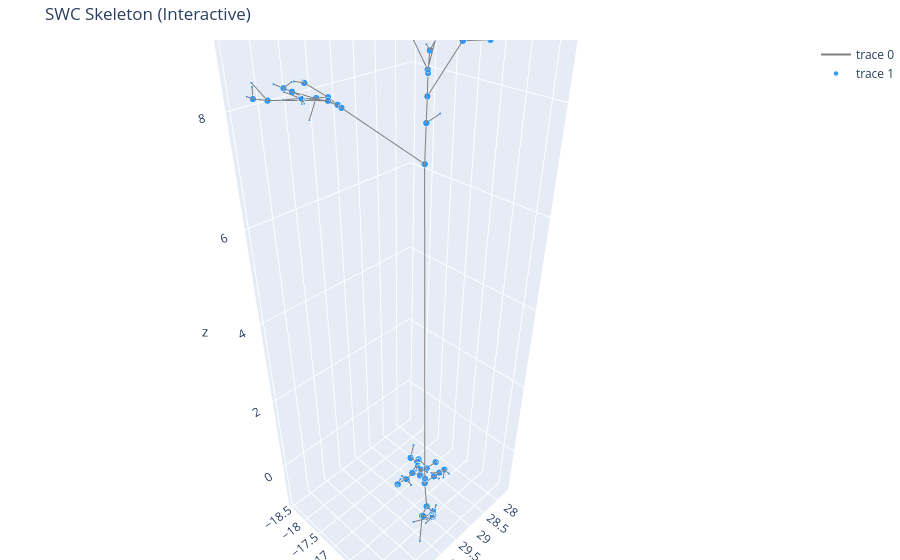

Notebook code for this chart:
### Code cell
import plotly.graph_objects as go

# Build coordinate and color arrays
xs=[]; ys=[]; zs=[]; colors=[]; sizes=[]
for n, data in G_simplified.nodes(data=True):
    x,y,z = data['x'], data['y'], data['z']
    xs.append(x); ys.append(y); zs.append(z)
    # color soma/type==1 differently
    colors.append('darkorange' if data.get('type') == 1 else 'dodgerblue')
    d = G_simplified.degree[n]
    if d == 1: sizes.append(3)
    elif d == 2: sizes.append(5)
    else: sizes.append(8)

# Create edge segments as separate scatter traces for better hover clarity
edge_x=[]; edge_y=[]; edge_z=[]; edge_i=[]
for i,(u,v) in enumerate(G_simplified.edges()):
    pu = (G_simplified.nodes[u]['x'], G_simplified.nodes[u]['y'], G_simplified.nodes[u]['z'])
    pv = (G_simplified.nodes[v]['x'], G_simplified.nodes[v]['y'], G_simplified.nodes[v]['z'])
    edge_x.extend([pu[0], pv[0], None])
    edge_y.extend([pu[1], pv[1], None])
    edge_z.extend([pu[2], pv[2], None])

node_trace = go.Scatter3d(
    x=xs, y=ys, z=zs,
    mode='markers',
    marker=dict(size=sizes, color=colors, opacity=0.9),
    text=[f"id={n} deg={G_simplified.degree[n]} type={G_simplified.nodes[n]['type']}" for n in G_simplified.nodes()],
    hoverinfo='text'
)

edge_trace = go.Scatter3d(
    x=edge_x, y=edge_y, z=edge_z,
    mode='lines',
    line=dict(color='gray', width=2),
    hoverinfo='skip'
)

fig = go.Figure(data=[edge_trace, node_trace])
fig.update_layout(
    title='SWC Skeleton (Interactive)',
    scene=dict(
        xaxis_title='x', yaxis_title='y', zaxis_title='z',
        aspectmode='data'
    ),
    margin=dict(l=0, r=0, b=0, t=40),
)
fig.show()

### Figure 1 — Plotly figure (JSON) as saved in the notebook; plotly's stock layout.template omitted (floating-point values rounded to 4 significant figures; data arrays with more than 128 entries replaced by an {"elided": "..."} marker saying what was removed)
{"data": [{"hoverinfo": "skip", "line": {"color": "gray", "width": 2}, "mode": "lines", "type": "scatter3d", "x": {"elided": "309 float values"}, "y": {"elided": "309 float values"}, "z": {"elided": "309 float values"}}, {"hoverinfo": "text", "marker": {"color": ["dodgerblue", "dodgerblue", "dodgerblue", "dodgerblue", "dodgerblue", "dodgerblue", "dodgerblue", "dodgerblue", "dodgerblue", "dodgerblue", "dodgerblue", "dodgerblue", "dodgerblue", "dodgerblue", "dodgerblue", "dodgerblue", "dodgerblue", "dodgerblue", "dodgerblue", "dodgerblue", "dodgerblue", "dodgerblue", "dodgerblue", "dodgerblue", "dodgerblue", "dodgerblue", "dodgerblue", "dodgerblue", "dodgerblue", "dodgerblue", "dodgerblue", "dodgerblue", "dodgerblue", "dodgerblue", "dodgerblue", "dodgerblue", "dodgerblue", "dodgerblue", "dodgerblue", "dodgerblue", "dodgerblue", "dodgerblue", "dodgerblue", "dodgerblue", "dodgerblue", "dodgerblue", "dodgerblue", "dodgerblue", "dodgerblue", "dodgerblue", "dodgerblue", "dodgerblue", "dodgerblue", "dodgerblue", "dodgerblue", "dodgerblue", "dodgerblue", "dodgerblue", "dodgerblue", "dodgerblue", "dodgerblue", "dodgerblue", "dodgerblue", "dodgerblue", "dodgerblue", "dodgerblue", "dodgerblue", "dodgerblue", "dodgerblue", "dodgerblue", "dodgerblue", "dodgerblue", "dodgerblue", "dodgerblue", "dodgerblue", "dodgerblue", "dodgerblue", "dodgerblue", "dodgerblue", "dodgerblue", "dodgerblue", "dodgerblue", "dodgerblue", "dodgerblue", "dodgerblue", "dodgerblue", "dodgerblue", "dodgerblue", "dodgerblue", "dodgerblue", "dodgerblue", "dodgerblue", "dodgerblue", "dodgerblue", "dodgerblue", "dodgerblue", "dodgerblue", "dodgerblue", "dodgerblue", "dodgerblue", "dodgerblue", "dodgerblue", "dodgerblue", "dodgerblue"], "opacity": 0.9, "size": [3, 8, 8, 8, 8, 8, 8, 3, 8, 8, 8, 3, 3, 3, 8, 8, 8, 3, 8, 3, 8, 8, 3, 8, 8, 3, 3, 8, 8, 3, 8, 8, 8, 8, 3, 8, 3, 3, 8, 8, 8, 8, 8, 8, 8, 8, 3, 8, 3, 3, 8, 8, 8, 8, 8, 3, 8, 8, 8, 3, 8, 8, 8, 8, 8, 3, 8, 3, 3, 3, 3, 8, 3, 3, 3, 3, 3, 3, 3, 3, 3, 3, 3, 3, 3, 3, 3, 3, 8, 8, 3, 3, 3, 3, 3, 8, 3, 3, 3, 3, 3, 3, 3, 3]}, "mode": "markers", "text": ["id=1 deg=1 type=3", "id=2 deg=3 type=3", "id=3 deg=3 type=3", "id=4 deg=3 type=3", "id=5 deg=3 type=3", "id=6 deg=3 type=3", "id=7 deg=3 type=3", "id=8 deg=1 type=3", "id=9 deg=3 type=3", "id=10 deg=3 type=3", "id=11 deg=3 type=3", "id=12 deg=1 type=3", "id=13 deg=1 type=3", "id=14 deg=1 type=3", "id=15 deg=3 type=3", "id=16 deg=3 type=3", "id=17 deg=3 type=3", "id=18 deg=1 type=3", "id=19 deg=3 type=3", "id=20 deg=1 type=3", "id=21 deg=3 type=3", "id=22 deg=3 type=3", "id=23 deg=1 type=3", "id=24 deg=3 type=3", "id=25 deg=3 type=3", "id=26 deg=1 type=3", "id=27 deg=1 type=3", "id=28 deg=3 type=3", "id=29 deg=3 type=3", "id=30 deg=1 type=3", "id=31 deg=3 type=3", "id=32 deg=3 type=3", "id=33 deg=3 type=3", "id=34 deg=3 type=3", "id=35 deg=1 type=3", "id=36 deg=3 type=3", "id=37 deg=1 type=3", "id=38 deg=1 type=3", "id=39 deg=3 type=3", "id=40 deg=3 type=3", "id=41 deg=3 type=3", "id=42 deg=3 type=3", "id=43 deg=3 type=3", "id=44 deg=3 type=3", "id=45 deg=3 type=3", "id=46 deg=3 type=3", "id=47 deg=1 type=3", "id=48 deg=3 type=3", "id=49 deg=1 type=3", "id=50 deg=1 type=3", "id=51 deg=3 type=3", "id=52 deg=3 type=3", "id=53 deg=3 type=3", "id=54 deg=3 type=3", "id=55 deg=3 type=3", "id=56 deg=1 type=3", "id=57 deg=3 type=3", "id=58 deg=3 type=3", "id=59 deg=3 type=3", "id=60 deg=1 type=3", "id=61 deg=3 type=3", "id=62 deg=3 type=3", "id=63 deg=3 type=3", "id=64 deg=3 type=3", "id=65 deg=3 type=3", "id=66 deg=1 type=3", "id=67 deg=3 type=3", "id=68 deg=1 type=3", "id=69 deg=1 type=3", "id=70 deg=1 type=3", "id=71 deg=1 type=3", "id=72 deg=3 type=3", "id=73 deg=1 type=3", "id=74 deg=1 type=3", "id=75 deg=1 type=3", "id=76 deg=1 type=3", "id=77 deg=1 type=3", "id=78 deg=1 type=3", "id=79 deg=1 type=3", "id=80 deg=1 type=3", "id=81 deg=1 type=3", "id=82 deg=1 type=3", "id=83 deg=1 type=3", "id=84 deg=1 type=3", "id=85 deg=1 type=3", "id=86 deg=1 type=3", "id=87 deg=1 type=3", "id=88 deg=1 type=3", "id=89 deg=3 type=3", "id=90 deg=3 type=3", "id=91 deg=1 type=3", "id=92 deg=1 type=3", "id=93 deg=1 type=3", "id=94 deg=1 type=3", "id=95 deg=1 type=3", "id=96 deg=3 type=3", "id=97 deg=1 type=3", "id=98 deg=1 type=3", "id=99 deg=1 type=3", "id=100 deg=1 type=3", "id=101 deg=1 type=3", "id=102 deg=1 type=3", "id=103 deg=1 type=3", "id=104 deg=1 type=3"], "type": "scatter3d", "x": [30.26, 30.24, 30.21, 30.22, 30.19, 30.15, 30.06, 30.14, 30.19, 29.94, 30.2, 30.17, 29.94, 30.05, 30.12, 30.1, 29.83, 29.92, 30.22, 30.01, 30.09, 30.52, 30.04, 30.22, 29.73, 30.0, 30.36, 30.24, 30.04, 29.88, 30.51, 30.67, 30.09, 30.26, 29.71, 29.74, 30.34, 30.51, 30.0, 28.37, 30.64, 30.24, 31.24, 31.18, 30.06, 29.99, 30.28, 30.38, 29.89, 29.74, 29.91, 30.0, 28.01, 27.89, 30.68, 30.5, 30.29, 30.42, 31.38, 31.21, 31.18, 31.21, 30.01, 30.09, 29.79, 29.99, 30.38, 30.42, 29.97, 29.97, 29.98, 30.09, 27.69, 27.94, 27.73, 27.77, 30.74, 30.54, 30.35, 30.42, 30.51, 30.47, 31.26, 31.46, 31.27, 31.44, 31.27, 31.29, 29.94, 30.06, 30.24, 30.19, 29.7, 29.77, 30.42, 30.63, 30.0, 30.61, 29.93, 29.95, 29.82, 30.03, 30.48, 30.66], "y": [-15.61, -15.58, -15.5, -15.57, -15.59, -15.37, -15.49, -15.4, -15.59, -15.57, -15.32, -15.49, -15.56, -15.39, -15.86, -15.8, -15.52, -15.45, -15.32, -15.42, -15.88, -17.16, -15.66, -15.7, -15.49, -15.59, -15.37, -15.33, -15.92, -15.82, -17.25, -17.27, -15.85, -15.88, -15.48, -15.48, -15.37, -15.58, -15.95, -16.73, -18.18, -17.8, -17.94, -17.22, -15.9, -15.73, -15.92, -15.91, -15.37, -15.35, -16.01, -15.96, -17.04, -16.57, -18.33, -18.16, -18.03, -18.14, -18.1, -18.35, -17.22, -17.16, -15.97, -15.89, -15.67, -15.74, -15.94, -15.75, -16.02, -15.83, -15.85, -16.2, -17.34, -16.91, -16.55, -16.4, -18.5, -18.29, -18.11, -18.08, -18.27, -18.11, -18.28, -18.13, -17.47, -17.26, -17.07, -17.0, -16.01, -16.12, -15.79, -15.88, -15.71, -15.6, -16.01, -15.92, -17.13, -16.44, -16.02, -15.84, -16.26, -16.09, -15.99, -15.9], "z": [-1.012, -0.1155, 0.2521, -0.1241, 0.8855, 0.1546, -0.1726, -0.191, 1.025, 0.8854, 0.1054, 0.1561, -0.1426, -0.2104, 7.559, 1.063, 0.9535, 0.9091, 0.0778, 0.1697, 8.142, 8.152, 1.026, 1.053, 0.9942, 1.025, -0.03879, 0.07226, 8.483, 8.237, 8.173, 8.265, 1.034, 1.009, 0.9703, 0.9929, 0.0631, -0.0599, 8.779, 8.794, 8.188, 8.103, 8.244, 8.424, 1.041, 1.042, 0.9796, 0.8807, 0.9788, 0.98, 9.038, 8.821, 8.886, 8.759, 8.221, 8.104, 8.05, 8.284, 8.263, 8.405, 8.42, 8.435, 1.056, 1.067, 1.107, 1.06, 0.8767, 0.8916, 9.123, 9.26, 9.212, 9.255, 9.088, 8.889, 8.803, 8.84, 8.256, 8.29, 8.026, 7.721, 8.299, 8.335, 8.37, 8.304, 8.475, 8.447, 8.399, 8.424, 1.04, 1.083, 1.142, 1.072, 1.04, 1.168, 0.9337, 0.9373, 9.815, 9.548, 1.052, 1.046, 1.164, 1.086, 0.9103, 0.9382]}], "layout": {"margin": {"b": 0, "l": 0, "r": 0, "t": 40}, "scene": {"aspectmode": "data", "xaxis": {"title": {"text": "x"}}, "yaxis": {"title": {"text": "y"}}, "zaxis": {"title": {"text": "z"}}}, "title": {"text": "SWC Skeleton (Interactive)"}}}
